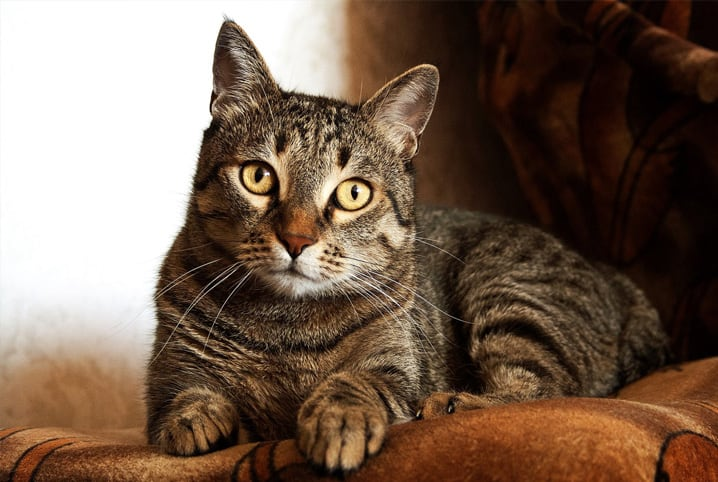
#> input picture img-processing/transformacao/image.png, 718 x 482 px
$ python script.py
#> lines starting #> are read from the running program, lines starting #| are printed output that depends on the picture
from PIL import Image
import numpy as np

def carregar_imagem(caminho):
#> called with caminho = './image.png'
    imagem = Image.open(caminho)
#> imagem is the input picture: PIL image 718x482 RGB; mean R, G, B 118.7, 97.4, 81.8
    return np.array(imagem)

def girar_90_graus(imagem):
    return np.rot90(imagem, -1)
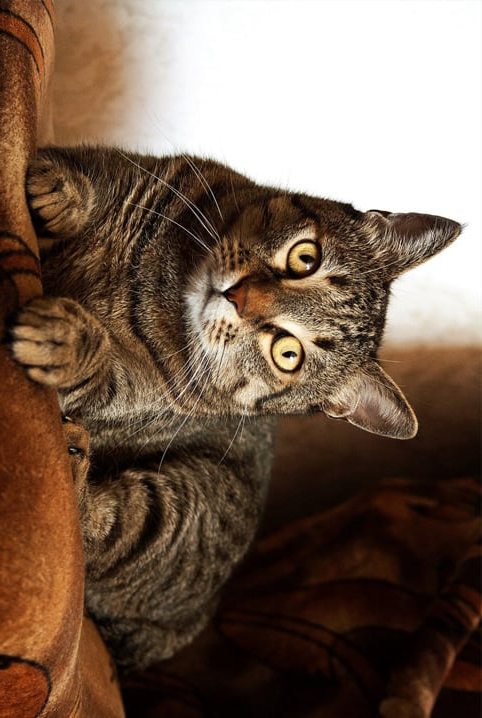
#> returned value: shape (718, 482, 3); mean of channels 0, 1, 2 118.7, 97.4, 81.8; drawn as R, G, B

def inverter_horizontal(imagem):
    return np.fliplr(imagem)
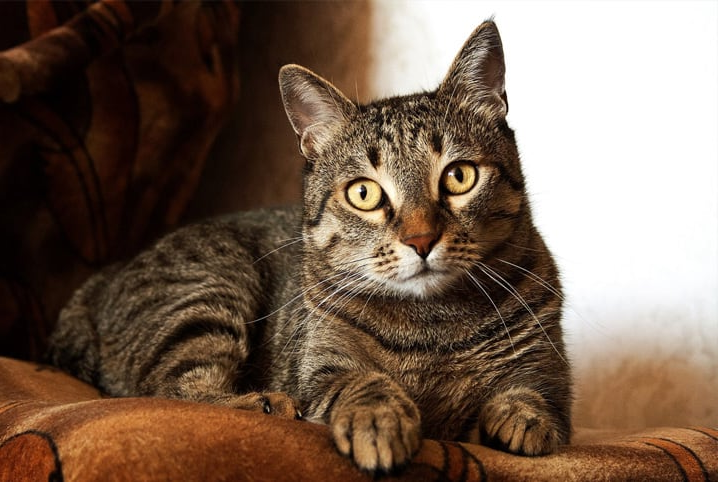
#> returned value: shape (482, 718, 3); mean of channels 0, 1, 2 118.7, 97.4, 81.8; drawn as R, G, B

def inverter_vertical(imagem):
    return np.flipud(imagem)
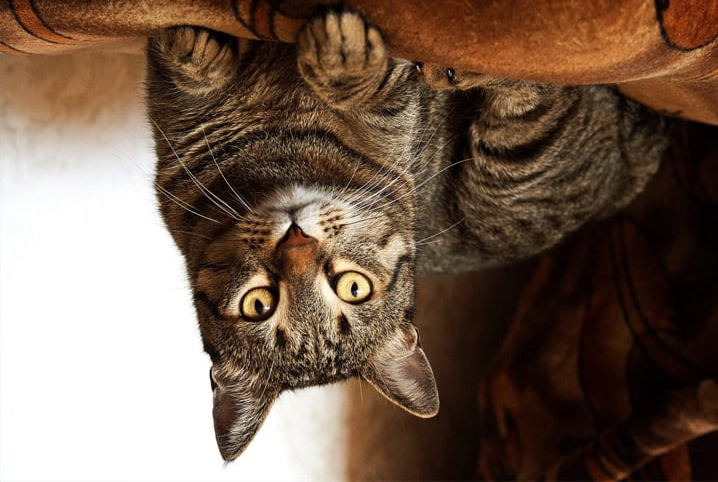
#> returned value: shape (482, 718, 3); mean of channels 0, 1, 2 118.7, 97.4, 81.8; drawn as R, G, B

def salvar_imagem(imagem, caminho):
    imagem_pil = Image.fromarray(imagem)
    imagem_pil.save(caminho)

if __name__ == "__main__":
    caminho_imagem = './image.png'
    imagem = carregar_imagem(caminho_imagem)

    imagem_girada = girar_90_graus(imagem)
    salvar_imagem(imagem_girada, 'imagem_girada_90_graus.png')

    imagem_invertida_h = inverter_horizontal(imagem)
    salvar_imagem(imagem_invertida_h, 'imagem_invertida_horizontal.png')

    imagem_invertida_v = inverter_vertical(imagem)
    salvar_imagem(imagem_invertida_v, 'imagem_invertida_vertical.png')
